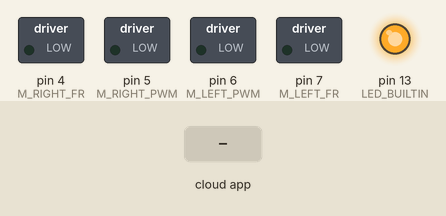
Bench run of a program on a simulated Arduino Uno, built with avr-gcc and run on an emulated ATmega328P. Shown: switched loads named in the program (green lamp = pin HIGH), output pins drawn as LEDs (lit = HIGH). Inputs (shaded band) come from the test bench. The ROS host is connected and sends only what is stated.

Above: at 1.2 s.
1.3 s: the phone or cloud app sets wheel_power_right to -100
At 2.0 s:
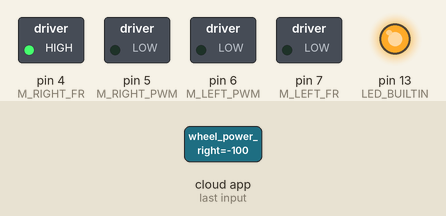
2.8 s: the phone or cloud app sets wheel_power_left to -100
At 3.2 s:
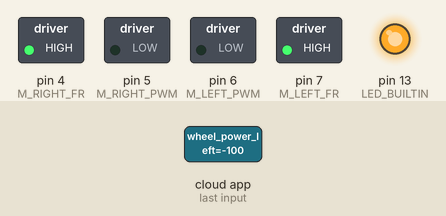
4.3 s: the phone or cloud app sets wheel_power_right to 0
At 5.5 s:
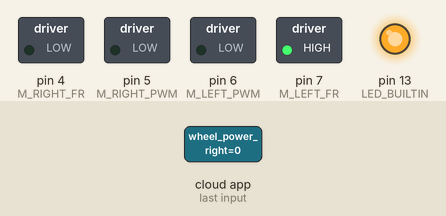
5.8 s: the phone or cloud app sets wheel_power_left to 100
At 6.7 s:
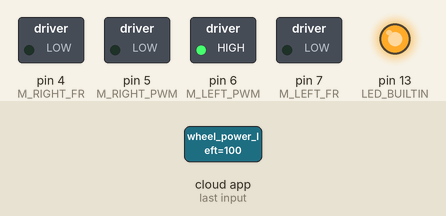
7.3 s: the phone or cloud app sets wheel_power_right to 100
At 7.8 s:
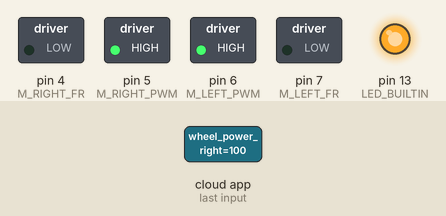
8.8 s: the phone or cloud app sets wheel_power_left to 0
At 10.1 s:
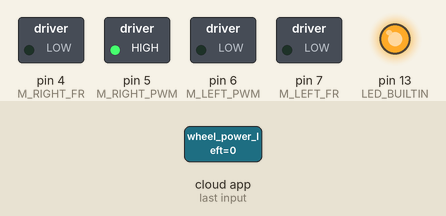
Timing chart, 0 to 11.3 s (numbered marks = the images above; inputs shaded):
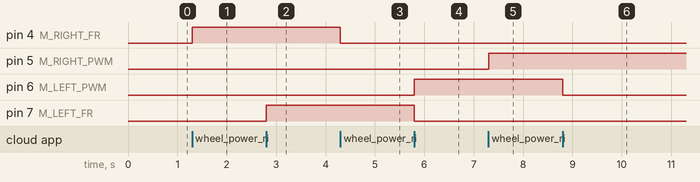

Measured:
- after the input at 1.3 s, pin 4 (M_RIGHT_FR): LOW → HIGH at once
- after the input at 2.8 s, pin 7 (M_LEFT_FR): LOW → HIGH at once
- after the input at 4.3 s, pin 4 (M_RIGHT_FR): HIGH → LOW at once
- after the input at 5.8 s, pin 6 (M_LEFT_PWM): LOW → HIGH at once; pin 7 (M_LEFT_FR): HIGH → LOW at once
- after the input at 7.3 s, pin 5 (M_RIGHT_PWM): LOW → HIGH at once
- after the input at 8.8 s, pin 6 (M_LEFT_PWM): HIGH → LOW at once

The program:

main.cpp
```cpp
/**
 * Motor Driver Example
 */

#include <ros.h>
#include "Arduino.h"

#include <std_msgs/Float32.h>

ros::NodeHandle nh;

#ifndef LED_BUILTIN
#define LED_BUILTIN 13
#endif

#define M_LEFT_PWM 6
#define M_LEFT_FR 7
#define M_RIGHT_PWM 5
#define M_RIGHT_FR 4

void turnWheel( const std_msgs::Float32 &wheel_power,
                unsigned int pwm_pin,
                unsigned int fr_pin ) {
    float factor = max(min(wheel_power.data, 1.0f), -1.0f);
    if( factor >= 0 ) {
        digitalWrite(fr_pin, LOW);
        analogWrite(pwm_pin, (unsigned int)(255 * factor));
    } else {
        digitalWrite(fr_pin, HIGH);
        analogWrite(pwm_pin, (unsigned int)(255 * (1.0f + factor)));
    }
}
void rightWheelCb( const std_msgs::Float32 &wheel_power ) {
    //nh.loginfo("Wheel Power - Right");
    //char result[8];
    //dtostrf(wheel_power.data, 6, 2, result);
    //nh.loginfo(result);
    turnWheel( wheel_power, M_RIGHT_PWM, M_RIGHT_FR );
}
void leftWheelCb( const std_msgs::Float32 &wheel_power ) {
    //nh.loginfo("Wheel Power - Left");
    turnWheel( wheel_power, M_LEFT_PWM, M_LEFT_FR );
}
ros::Subscriber<std_msgs::Float32> sub_right("wheel_power_right",
                                            &rightWheelCb );
ros::Subscriber<std_msgs::Float32> sub_left("wheel_power_left",
                                           &leftWheelCb );


void setup()
{
  // initialize LED digital pin as an output.
  pinMode(LED_BUILTIN, OUTPUT);
  digitalWrite(LED_BUILTIN, HIGH);

  pinMode(M_LEFT_PWM, OUTPUT);
  pinMode(M_LEFT_FR, OUTPUT);
  pinMode(M_RIGHT_PWM, OUTPUT);
  pinMode(M_RIGHT_FR, OUTPUT);

  // Init motors to stop
  digitalWrite(M_LEFT_FR, LOW);
  digitalWrite(M_RIGHT_FR, LOW);
  analogWrite(M_LEFT_PWM, 0);
  analogWrite(M_RIGHT_PWM, 0);

  nh.initNode();
  nh.subscribe(sub_right);
  nh.subscribe(sub_left);

  nh.loginfo("end of setup");
}

void loop()
{
  //nh.loginfo("Log Me");
  nh.spinOnce();

}
```
